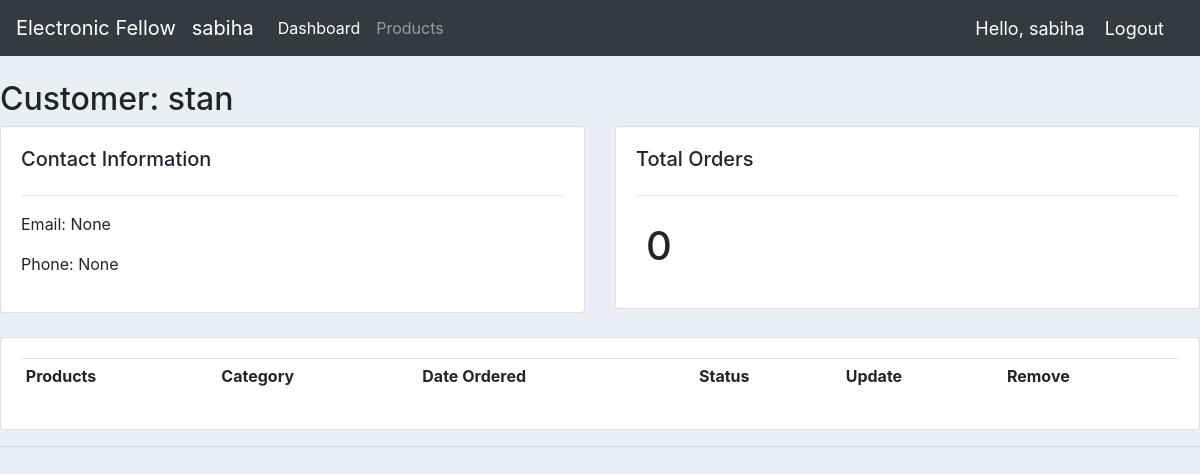
Page /admin-panel/customer/1 (signed in) on the earlier database version.
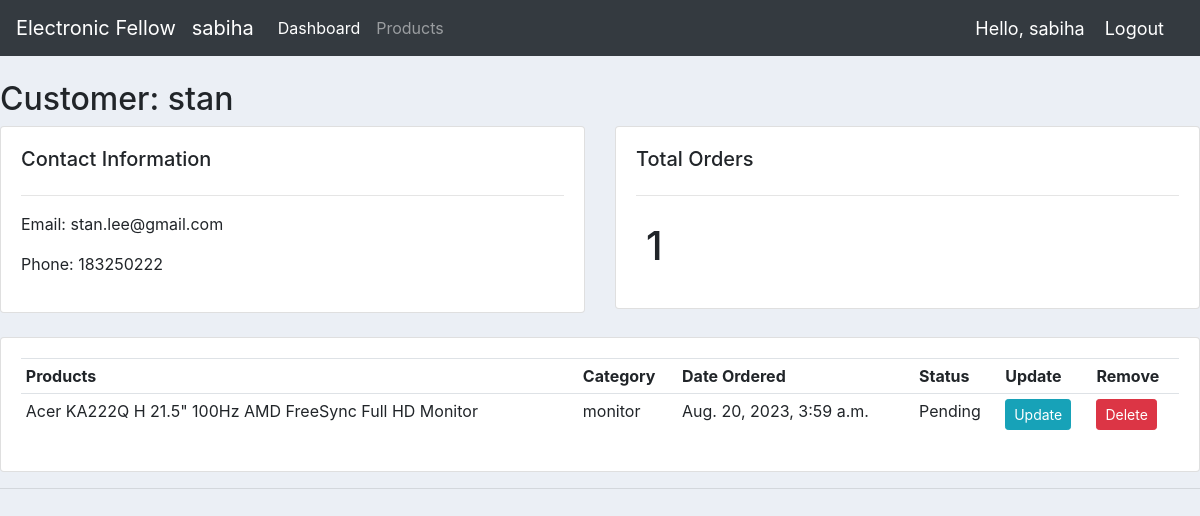
Same page on the later database version.
### store/models.py (models this page shows, shortened)
class Customer(models.Model):
    user = models.OneToOneField(User, null=True, on_delete=models.CASCADE)
    name = models.CharField(max_length=200, null=True)
    email = models.EmailField(unique = True, null = True)
    phone = models.IntegerField(null=True)
    profile_pic = models.ImageField(default = 'images/profile_pic1.webp',null=True, blank=True)
    date_created = models.DateTimeField(auto_now_add=True)
    subscription = models.ForeignKey(SubscriptionPlan, on_delete=models.SET_NULL, null=True, blank=True)

class Order(models.Model):
    STATUS = (
        ('Pending', 'Pending'),
        ('Out of Delivery', 'Out of Delivery'),
        ('Delivered', 'Delivered')
    )
    date_ordered = models.DateTimeField(auto_now_add=True, null=True)
    customer = models.ForeignKey(Customer, on_delete=models.SET_NULL, null = True, blank=True)
    product = models.ForeignKey(Product, on_delete=models.SET_NULL, null = True)
    status = models.CharField(max_length=200, null=True, choices=STATUS)
    complete = models.BooleanField(default=False)
    transaction_id = models.CharField(max_length=100, null=True)

class Product(models.Model):
    name = models.CharField(max_length=200)
    image = models.ImageField(null=True, blank=True)
    price = models.FloatField()
    model = models.CharField(max_length=100)
    processor = models.CharField(max_length=100, null=True, blank=True)
    memory = models.CharField(max_length=100, null=True, blank=True)
    detail = models.TextField(null=True, blank=True)
    category = models.CharField(max_length=200, null=True, blank=True)
    digital = models.BooleanField(default=False, null=True, blank=True)
    date_created = models.DateTimeField(auto_now_add=True, null=True)
    def __str__(self):
        return self.name

### store/decorators.py (the view)
        def wrapper_func(request, *args, **kwargs):
            group=None
            if request.user.groups.exists():
                group = request.user.groups.all()[0].name
            print(group)
            if group in allowed_roles:
                return view_func(request, *args, **kwargs)
            else:
                return HttpResponse('You are not authorized!')

### store/views.py (called while the page is built)
@login_required(login_url='login')
@allowed_users(allowed_roles=['admin'])
def customer(request, pk):
    customer = Customer.objects.get(id=pk)
    orders = customer.order_set.all()
    order_count = orders.count()
    context = {'customer':customer, 'orders':orders, 'order_count':order_count}
    return render(request, 'store/admin_customer.html', context)

### store/templates/store/admin_customer.html (shortened to what this page needs)
{% extends 'store/base.html' %}
{% block content %}
<br>
<h2>Customer: {{customer.name}}</h2>
<div class="row">
    <div class="col-md">
        <div class="card card-body">
            <h5>Contact Information</h5>
            <hr>
            <p>Email: {{customer.email}}</p>
            <p>Phone: {{customer.phone}}</p>
        </div>
    </div>
    <div class="col-md">
        <div class="card card-body">
            <h5>Total Orders</h5>
            <hr>
            <h1 style="text-aliign: center; padding: 10px">{{order_count}}</h1>
        </div>
    </div>
</div>
<br>
<div class="row">
    <div class="col-md">
        <div class="card card-body">
            <table class="table table-sm">
                <tr>
                    <th>Products</th>
                    <th>Category</th>
                    <th>Date Ordered</th>
                    <th>Status</th>
                    <th>Update</th>
                    <th>Remove</th>
                </tr>
                {% for order in orders %}
                    <tr>
                        <td>{{order.product}}</td>
                        <td>{{order.product.category}}</td>
                        <td>{{order.date_ordered}}</td>
                        <td>{{order.status}}</td>
                        <td><a class="btn btn-sm btn-info" href="{% url 'update_order' order.id %}">Update</a></td>
                        <td><a class="btn btn-sm btn-danger" href="{% url 'delete_order' order.id %}">Delete</a></td>
                    </tr>
                {% endfor %}
            </table>
        </div>
    </div>
</div>
{% endblock %}

Differences in the rows shown:
changed Customer "stan": email "None" → "stan.lee@gmail.com"; phone "None" → "183250222"
added Order: product "Acer KA222Q H 21.5\" 100Hz AMD FreeSync Full HD Monitor", product.category "monitor", date_ordered "Aug. 20, 2023, 3:59 a.m.", status "Pending"
Other differences:
{{ order_count }}: "0" → "1"
